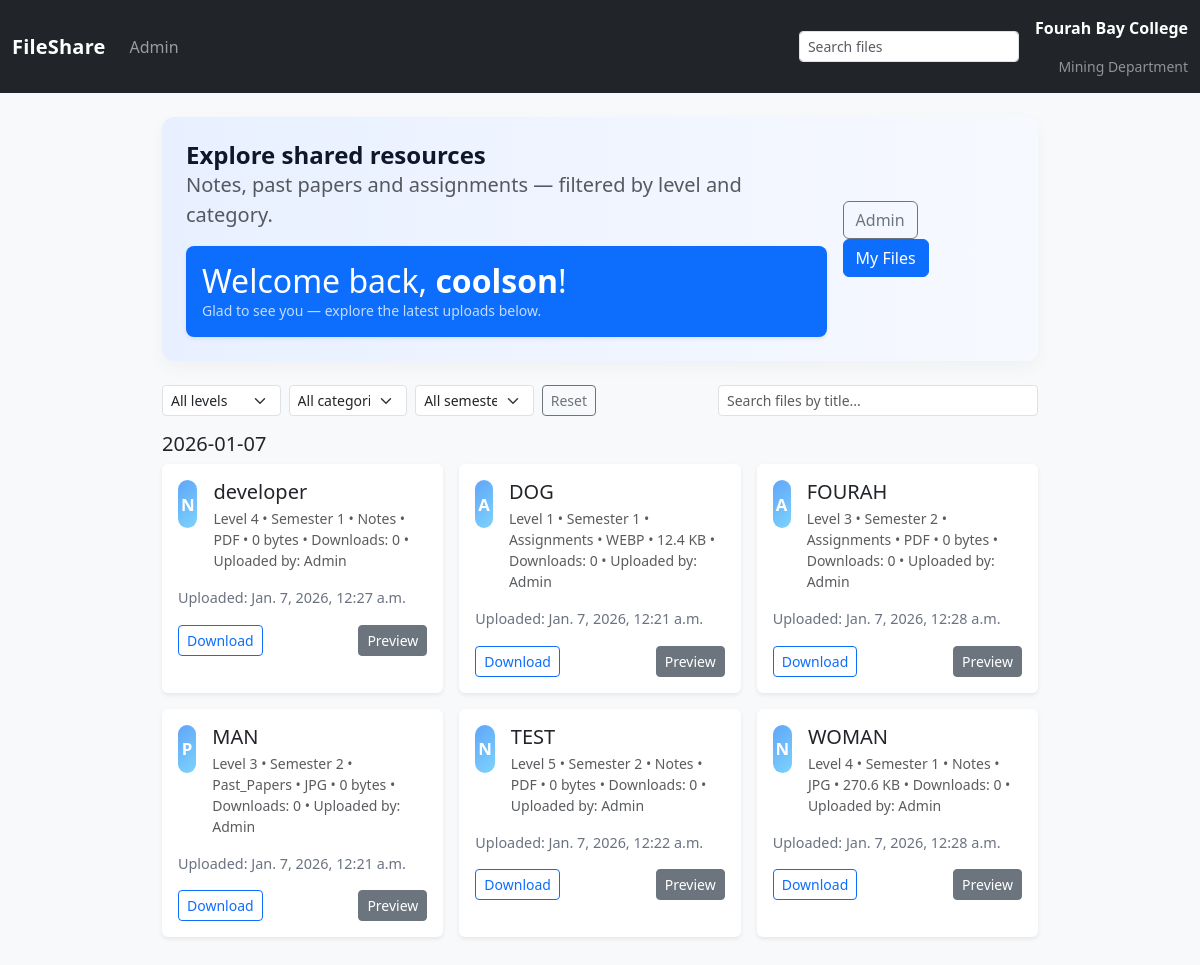
/home/ (signed in), run on an earlier commit of the app's database.
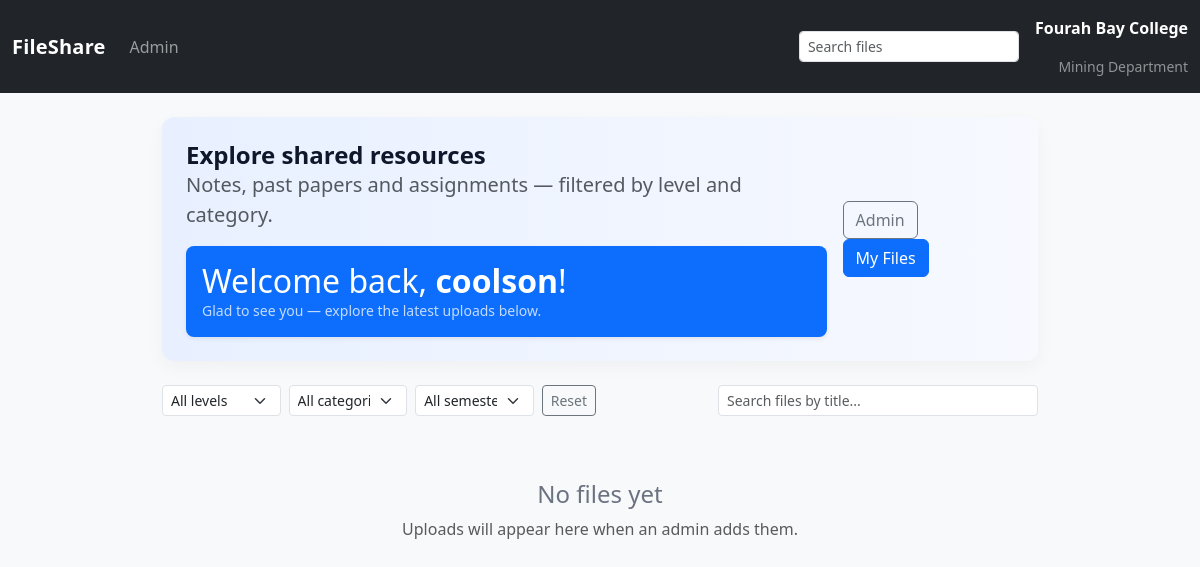
And on a later commit of the database.
### files/models.py (models this page shows, shortened)
class FileUpload(models.Model):
    title = models.CharField(max_length=255)
    level = models.PositiveSmallIntegerField(choices=LEVEL_CHOICES, default=1)
    file = models.FileField(upload_to='uploads/')
    category = models.CharField(max_length=20, choices=CATEGORY_CHOICES, default='notes')
    uploaded_at = models.DateTimeField(auto_now_add=True)
    semester = models.PositiveSmallIntegerField(choices=SEMESTER_CHOICES, default=1)
    uploaded_by = models.ForeignKey(User, null=True, blank=True, on_delete=models.SET_NULL)
    archived = models.BooleanField(default=False)
    download_count = models.PositiveIntegerField(default=0)
    @property
    def file_type(self):
        try:
            return os.path.splitext(self.file.name)[1].lstrip('.').lower()
        except Exception:
            return ''
    @property
    def file_size(self):
        try:
            return self.file.size or 0
        except Exception:
            return 0
    @property
    def file_size_display(self):
        size = self.file_size
        for unit in ['bytes', 'KB', 'MB', 'GB']:
            if size < 1024 or unit == 'GB':
                if unit == 'bytes':
                    return f"{size} {unit}"
                return f"{size:.1f} {unit}"
            size = size / 1024.0
        return f"{self.file_size} bytes"

### files/views.py (the view, shortened to what this page needs)
# urls.py: path('home/', views.index, name='home'),
def index(request, level=None, category=None, semester=None):
    files_qs = FileUpload.objects.filter(archived=False).order_by('-uploaded_at')
    levels = [1, 2, 3, 4, 5]
    current_level = None
    categories = [{'key': k, 'label': v} for k, v in CATEGORY_CHOICES]
    current_category = None
    semesters = [{'key': k, 'label': v} for k, v in SEMESTER_CHOICES]
    current_semester = None
    if category:
        valid_keys = [k for k, _ in CATEGORY_CHOICES]
        if category in valid_keys:
            files_qs = files_qs.filter(category=category)
            current_category = category
    groups = OrderedDict()
    for f in files_qs:
        dt = f.uploaded_at
        try:
            if timezone.is_naive(dt):
                aware = timezone.make_aware(dt, timezone.get_default_timezone())
            else:
                aware = dt
            d = timezone.localtime(aware).date()
        except Exception:
            try:
                d = dt.date()
            except Exception:
                d = None
        key = d.strftime('%Y-%m-%d') if d is not None else f'unknown-{f.pk}'
        groups.setdefault(key, []).append(f)
    for k, lst in groups.items():
        lst.sort(key=lambda obj: (((obj.title or '')[:1] or '').lower(), (obj.title or '').lower()))
    db_path = settings.DATABASES.get('default', {}).get('NAME', '')
    if isinstance(db_path, str) and 'onedrive' in db_path.lower():
        messages.warning(request, 'Warning: project appears inside OneDrive. Database file may be overwritten by sync; consider moving the project or the DB to a stable location.')
    return render(request, 'files/index.html', {
        'files_groups': groups,
        'levels': levels,
        'current_level': current_level,
        'semesters': semesters,
        'current_semester': current_semester,
        'categories': categories,
        'current_category': current_category,
    })

### templates/files/index.html (shortened to what this page needs)
<!doctype html>
<html lang="en">
<head>
    <link href="https://cdn.jsdelivr.net/npm/bootstrap@5.3.0/dist/css/bootstrap.min.css" rel="stylesheet">
    <link rel="stylesheet" href="/static/files/style.css">
</head>
<body>
<nav class="navbar navbar-expand-lg navbar-dark bg-dark">
  <div class="container-fluid">
    <a class="navbar-brand" href="#">FileShare</a>
    <div class="collapse navbar-collapse" id="navbarSupportedContent">
      <ul class="navbar-nav me-auto mb-2 mb-lg-0">
        <li class="nav-item">
          <a class="nav-link" href="/admin/">Admin</a>
        </li>
      </ul>
      <form class="d-flex ms-auto d-none d-lg-flex" role="search">
        <input id="searchTop" class="form-control form-control-sm" type="search" placeholder="Search files" aria-label="Search">
      </form>
      <div class="d-none d-lg-flex flex-column ms-3 text-end">
        <div class="navbar-text text-white fw-semibold">Fourah Bay College</div>
        <div class="navbar-text text-white-50 small">Mining Department</div>
      </div>
    </div>
  </div>
</nav>
<main class="container py-4">
    <section class="hero py-4 mb-4">
      <div class="d-flex justify-content-between align-items-center">
        <div>
          <h1 class="hero-title">Explore shared resources</h1>
          <p class="lead text-muted">Notes, past papers and assignments — filtered by level and category.</p>
          {% if user.is_authenticated %}
            <div class="mt-3">
              <div class="p-3 bg-primary text-white rounded-3 shadow-sm">
                <h2 class="mb-0">Welcome back, <span class="fw-bold">{{ user.username }}</span>!</h2>
                <div class="small opacity-75">Glad to see you — explore the latest uploads below.</div>
              </div>
            </div>
          {% endif %}
        </div>
        <div class="ms-3 d-none d-md-block">
          <a class="btn btn-outline-secondary me-2" href="/admin/">Admin</a>
          <a class="btn btn-primary" href="{% url 'files:home' %}">My Files</a>
        </div>
      </div>
    </section>
    <div class="mb-3 controls">
      <div class="row g-2 align-items-center">
        <div class="col-md-6 d-flex align-items-center gap-2">
          <select id="levelFilter" class="form-select form-select-sm" style="max-width:140px;">
            <option value="">All levels</option>
          </select>
          <select id="categoryFilter" class="form-select form-select-sm" style="max-width:180px;">
            <option value="">All categories</option>
          </select>
          <select id="semesterFilter" class="form-select form-select-sm" style="max-width:160px;">
            <option value="">All semesters</option>
          </select>
          <button id="resetFilters" class="btn btn-sm btn-outline-secondary">Reset</button>
        </div>
        <div class="col-md-6 text-md-end">
          <input id="searchBox" class="form-control form-control-sm d-inline-block search-input" placeholder="Search files by title..." />
        </div>
      </div>
    </div>
    {% if files_groups %}
      <div id="filesGrid">
        {% for date_key, group in files_groups.items %}
          <div class="mb-4">
            <h5 class="mb-2">{{ date_key }}</h5>
            <div class="row row-cols-1 row-cols-md-2 row-cols-lg-3 g-3">
              {% for f in group %}
                <div class="col file-card" data-title="{{ f.title|lower }}" data-level="{{ f.level }}" data-category="{{ f.category }}" data-semester="{{ f.semester }}">
                  <div class="card h-100 shadow-sm">
                    <div class="card-body d-flex flex-column">
                      <div class="d-flex align-items-start gap-3">
                        <div class="icon-box">{{ f.category|slice:":1"|upper }}</div>
                        <div class="flex-grow-1">
                          <h5 class="card-title mb-1">{{ f.title }}</h5>
                          <div class="meta text-muted small">Level {{ f.level }} • Semester {{ f.semester }} • {{ f.category|title }} • {{ f.file_type|upper }} • {{ f.file_size_display }} • Downloads: {{ f.download_count }}{% if f.uploaded_by %} • Uploaded by: {{ f.uploaded_by.get_full_name|default:f.uploaded_by.username }}{% else %} • Uploaded by: Admin{% endif %}</div>
                        </div>
                      </div>
                      <p class="mt-3 mb-0 text-truncate">Uploaded: {{ f.uploaded_at }}</p>
                      <div class="mt-3 d-flex justify-content-between align-items-center">
                        <a class="btn btn-sm btn-outline-primary" href="{% url 'files:download' f.pk %}">Download</a>
                        <button type="button" class="btn btn-sm btn-secondary preview-btn" data-preview-url="{% url 'files:preview_page' f.pk %}" data-preview-page-url="{% url 'files:preview_page' f.pk %}" data-title="{{ f.title|escape }}">Preview</button>
                      </div>
                    </div>
                  </div>
                </div>
              {% endfor %}
            </div>
          </div>
        {% endfor %}
      </div>
    {% else %}
    <div class="empty-state text-center py-5">
      <h4>No files yet</h4>
      <p class="text-muted">Uploads will appear here when an admin adds them.</p>
    </div>
    {% endif %}
</main>
</body>
</html>

### static/files/style.css (style rules this page uses)
body { background-color: #f8f9fa; margin: 0; padding: 0; }
.container { max-width: 900px; }
.hero { background: linear-gradient(90deg,#e8f0ff 0%,#f7f9ff 100%); padding: 24px; border-radius: 12px; box-shadow: 0 6px 18px rgba(15,23,42,0.04); }
.hero-title { margin: 0; font-weight: 700; font-size: 1.5rem; color: #0f172a; }
.controls .search-input { max-width: 320px; display: inline-block; }
.empty-state { color: #6b7280; }
.navbar-brand { font-weight: 700; letter-spacing: .2px; }
.navbar .nav-link { padding-left: .6rem; padding-right: .6rem; }

What changed in the data, as far as the page shows it:
removed FileUpload: uploaded_at "2026-01-07", category "N", title "developer", level "4", semester "1", category "Notes", file_type "PDF", file_size_display "0 bytes", download_count "0", shows "• Uploaded by: Admin", uploaded_at "Jan. 7, 2026, 12:27 a.m."
removed FileUpload: category "A", title "DOG", level "1", semester "1", category "Assignments", file_type "WEBP", file_size_display "12.4 KB", download_count "0", shows "• Uploaded by: Admin", uploaded_at "Jan. 7, 2026, 12:21 a.m.", shown under "2026-01-07"
removed FileUpload: category "A", title "FOURAH", level "3", semester "2", category "Assignments", file_type "PDF", file_size_display "0 bytes", download_count "0", shows "• Uploaded by: Admin", uploaded_at "Jan. 7, 2026, 12:28 a.m.", shown under "2026-01-07"
removed FileUpload: category "P", title "MAN", level "3", semester "2", category "Past_Papers", file_type "JPG", file_size_display "0 bytes", download_count "0", shows "• Uploaded by: Admin", uploaded_at "Jan. 7, 2026, 12:21 a.m.", shown under "2026-01-07"
removed FileUpload: category "N", title "TEST", level "5", semester "2", category "Notes", file_type "PDF", file_size_display "0 bytes", download_count "0", shows "• Uploaded by: Admin", uploaded_at "Jan. 7, 2026, 12:22 a.m.", shown under "2026-01-07"
removed FileUpload: category "N", title "WOMAN", level "4", semester "1", category "Notes", file_type "JPG", file_size_display "270.6 KB", download_count "0", shows "• Uploaded by: Admin", uploaded_at "Jan. 7, 2026, 12:28 a.m.", shown under "2026-01-07"
Also different on the page:
text now shown: "No files yet Uploads will appear here when an admin adds them."
